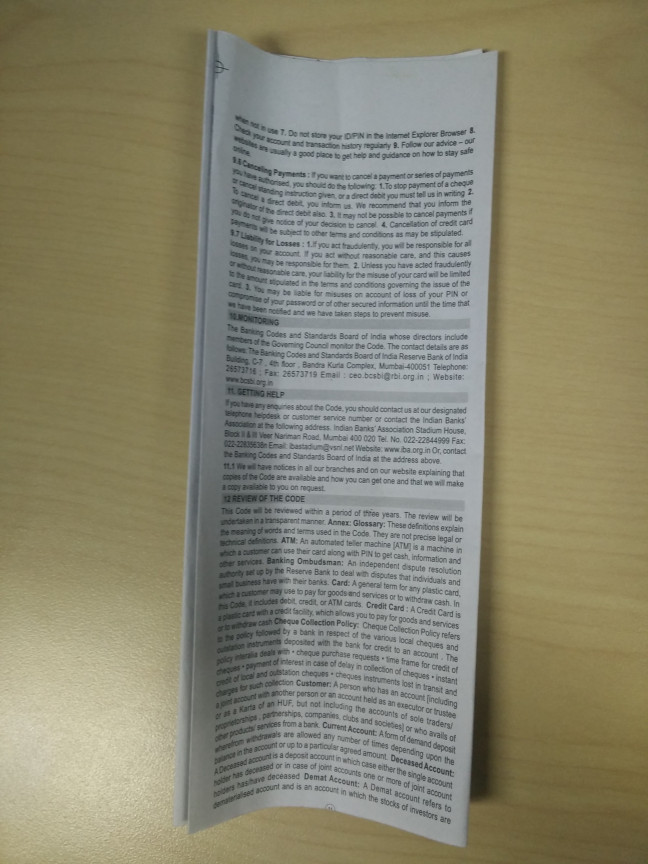
#> input picture Image_Proc/doc.jpg, 1944 x 2592 px (shown at 1/3 size)
$ python P_10_perspectivetransform.py
#> lines starting #> are read from the running program, lines starting #| are printed output that depends on the picture
import numpy as np
import cv2 as cv
from matplotlib import pyplot as plt

img = cv.imread( "doc.jpg" )
#> img is the input picture: shape (2592, 1944, 3); mean B, G, R 110.8, 132.9, 136.5
rows,cols,ch = img.shape
#> rows = 2592; cols = 1944; ch = 3
print( "Rows=" + str(rows) + "; cols=" + str(cols) )
#| Rows=2592; cols=1944

##########
# Perspective Transaformation is how we straighten up documents in image processing applications.
# Both Affine Tranformation and Prespective Transformation is used for this purpose.
#
# For perspective transformation, you need a 3x3 transformation matrix.
# Straight lines will remain straight even after the transformation.
# To find this transformation matrix, you need 4 points on the input image and corresponding points
# on the output image. Among these 4 points, 3 of them should not be collinear.
# Then transformation matrix can be found by the function cv.getPerspectiveTransform.
# Then apply cv.warpPerspective with this 3x3 transformation matrix.


pts1 = np.float32([[637,88],[1500,158],[540,2480],[1400,2545]]) # points on the source image that form document boundary
pts2 = np.float32([[0,0],[800,0],[0,2400],[800,2400]]) # points on the dest image

M = cv.getPerspectiveTransform(pts1, pts2) # M is the transform matrix

# args are source image, tranform matrix and dest image size
dst = cv.warpPerspective( img, M, ( 800, 2400 ) )
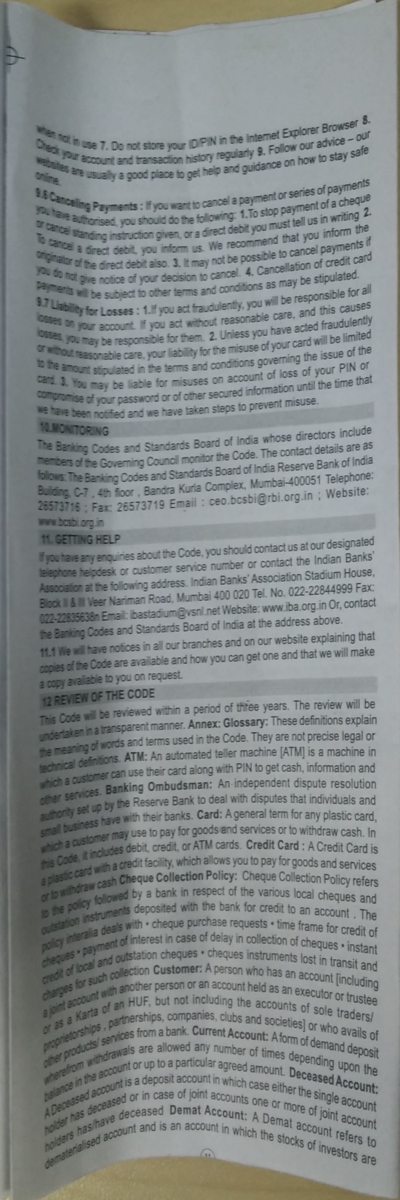
#> dst: shape (2400, 800, 3) (shown at 1/2 size); mean B, G, R 136.6, 136.6, 131.4

plt.subplot(121),plt.imshow(img),plt.title("Input")
plt.subplot(122),plt.imshow(dst),plt.title("Output")

plt.show()
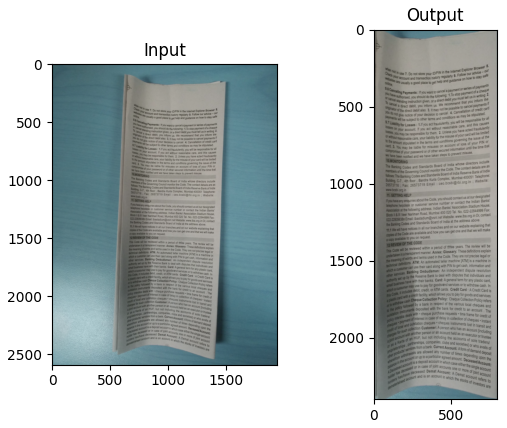
#> figure drawn by matplotlib, 2 panels; B, G, R data is drawn as R, G, B
